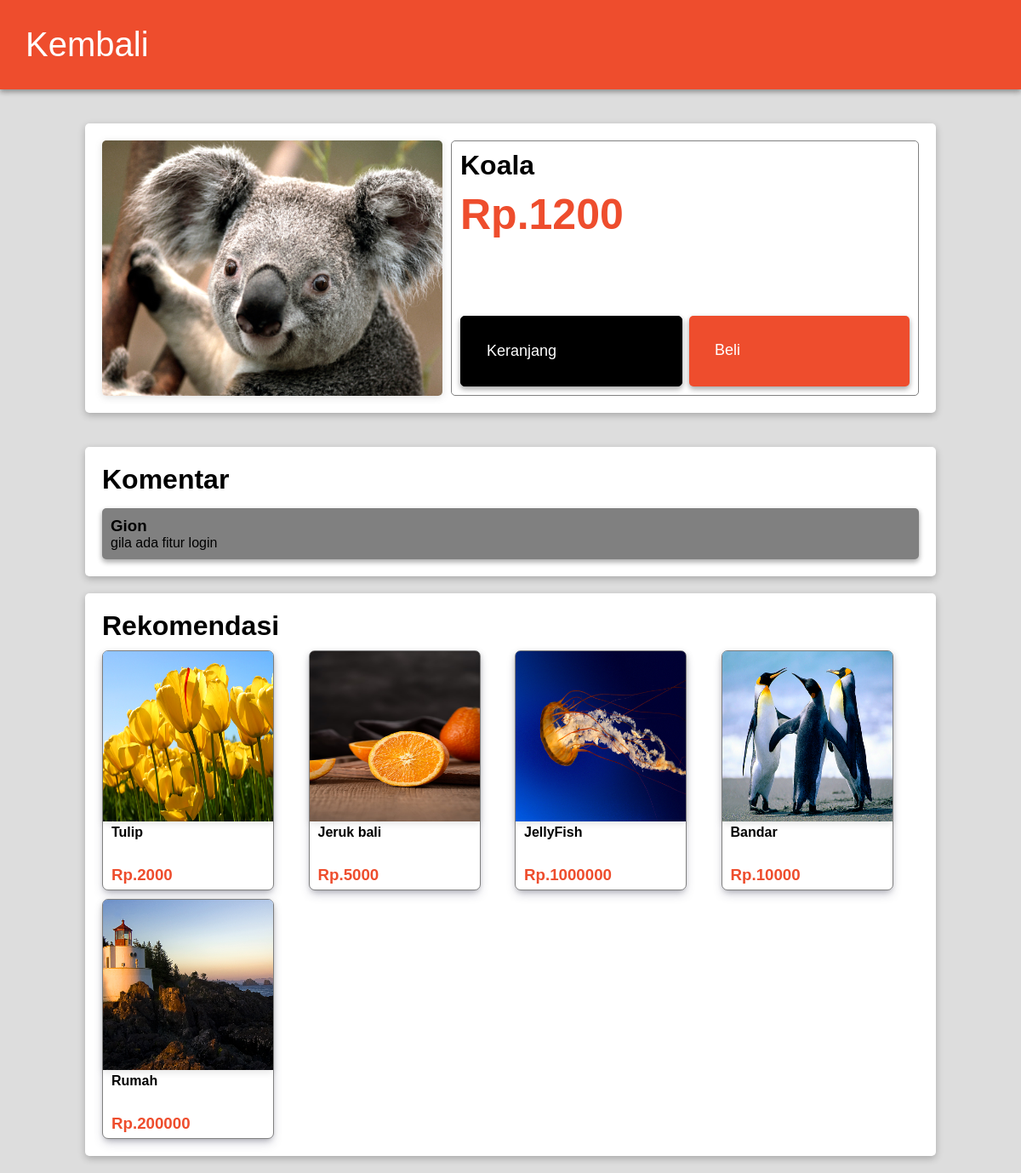
The page /produk.php?id=60 on the database as committed earlier.
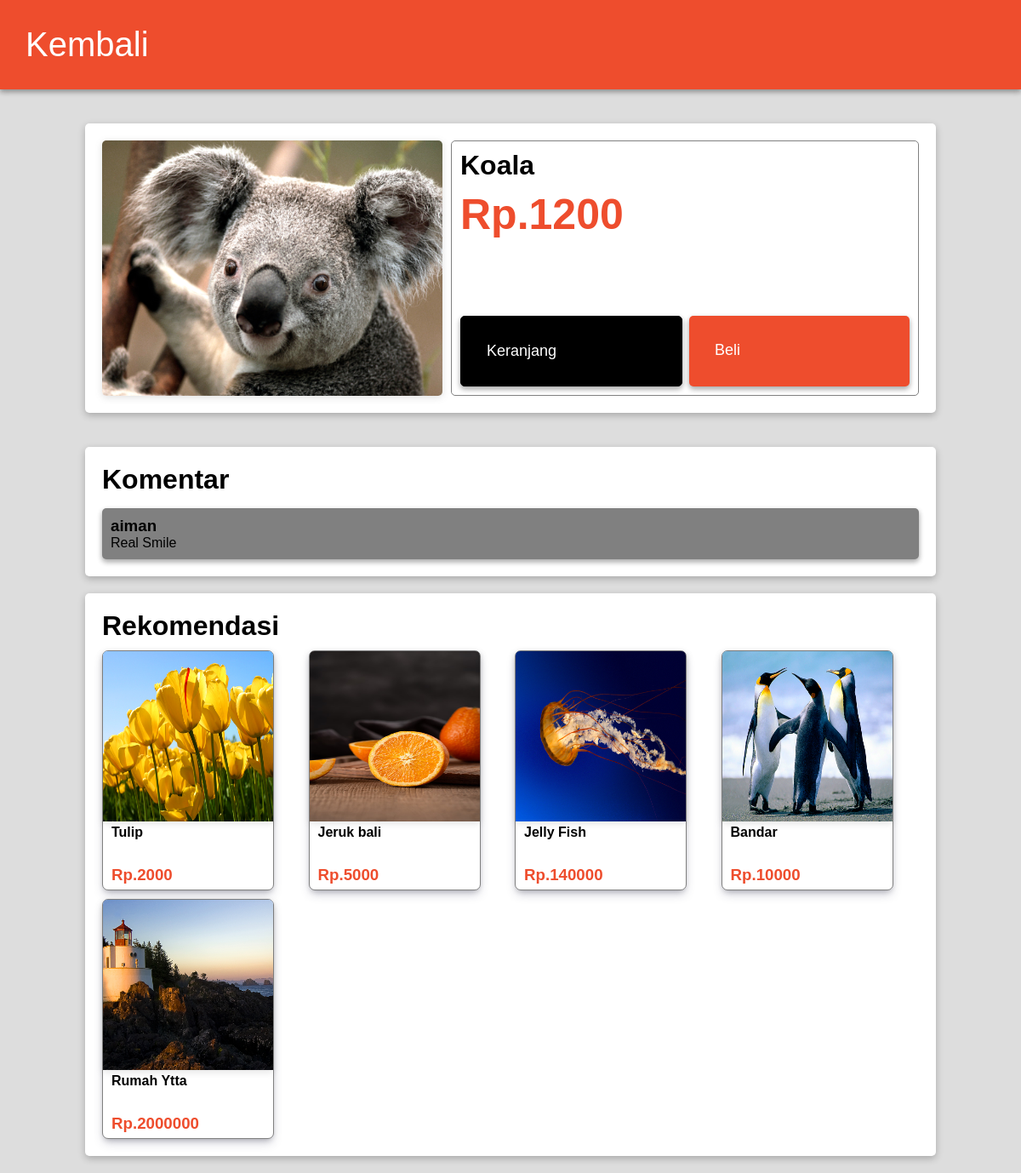
The same page on the database as committed later.
### tables this page shows
CREATE TABLE `produk` (
  `id` int(11) NOT NULL,
  `produk` varchar(50) DEFAULT NULL,
  `keterangan` varchar(200) DEFAULT NULL,
  `harga` int(11) DEFAULT NULL,
  `img` varchar(50) DEFAULT NULL,
  `id_komen` varchar(50) DEFAULT NULL,
  `kategori` varchar(50) DEFAULT NULL
);

CREATE TABLE `komentar_60` (
  `id` int(11) NOT NULL,
  `nama` varchar(50) DEFAULT NULL,
  `komentar` varchar(150) DEFAULT NULL
);

### fungsi.php (called while the page is built, shortened)
<?php
$conn = mysqli_connect('localhost','root','','shop');
function ambil($query){
    global $conn;
    $result = mysqli_query($conn,$query);
    $rows = [];
    while($row = mysqli_fetch_assoc($result) ){
        $rows[] = $row;
    }
    return $rows;
}
?>

### produk.php (the view, shortened to what this page needs)
<?php
    require "fungsi.php";
    $id = $_GET["id"];
    $produk = ambil("SELECT * FROM produk WHERE id = $id")[0];
    $id_komen = $produk["id_komen"];
    $komentar = ambil("SELECT * FROM komentar_$id_komen");
    $produk_rekomendasi = ambil("SELECT * FROM produk ORDER BY RAND() LIMIT 5");
?>
<!DOCTYPE html>
<html lang="en">
<head>
    <link rel="stylesheet" href="css/produk.css">
</head>
<body>
  <div class="navbar">
        <a href="index.php"><h1>Kembali</h1></a>
    </div>
    <div class="produk">
        <img src="img/<?= $produk["img"] ?>" alt="jeruk">
        <div class="penjualan">
            <div class="list_produk">
                <h1 class="judul"><?= $produk["produk"] ?></h1>
                <h1 class="harga">Rp.<?= $produk["harga"] ?></h1>
            </div>
            <div class="list_akhir">
                <div  class="tombol_keranjang"><a href="#">Keranjang</a></div>
                <div  class="tombol_beli"><a href="#">Beli</a></div>
            </div>
        </div>
    </div>
    <div class="komentar">
        <div class="list_komentar">
            <div class="kiri"><h1>Komentar</h1></div>
        </div>
        <ul class="isi_komentar">
            <?php foreach($komentar as $komen) : ?>
            <li>
                <div class="atas">
                    <div class="kiri"><h3><?= $komen["nama"] ?></h3></div>
                </div>
                <p><?= $komen["komentar"] ?></p>
            </li>
            <?php endforeach ; ?>
        </ul>
    </div>
    <div class="kelompok">
        <h1>Rekomendasi</h1>
        <ul class="random">
        <?php foreach($produk_rekomendasi as $produk_random) : ?>
            <li>
                <div class="random_isi">
                    <a href="produk.php?id=<?= $produk_random["id"] ?>">
                        <img src="img/<?= $produk_random["img"] ?>">
                        <h4 ><?= $produk_random["produk"] ?></h4>
                        <h3>Rp.<?= $produk_random["harga"] ?></h3>
                    </a>
                </div>
            </li>
        <?php endforeach ; ?>
        </ul>
    </div>
</body>
</html>

### css/produk.css (style rules this page uses)
* { margin:0; padding: 0; }
body { font-family: sans-serif; background-color: #ddd; }
li { list-style: none; box-shadow: rgba(0, 0, 0, 0.16) 0px 3px 6px, rgba(0, 0, 0, 0.23) 0px 3px 6px; }
a { text-decoration: none; }
img { width: 400px; border-radius: 5px; box-shadow: rgba(99, 99, 99, 0.2) 0px 2px 8px 0px; }
.navbar { display: flex; padding: 30px; background-color: #ee4d2d; box-shadow: rgba(0, 0, 0, 0.16) 0px 3px 6px, rgba(0, 0, 0, 0.23) 0px 3px 6px; align-items: center; justify-content: space-between; color: white; }
.navbar h1 { font-weight: 100; }
.navbar a { color: white; font-size: 20px; }
.produk { display: flex; margin: 40px auto; width: 80%; background-color: white; border-radius: 5px; padding: 20px; box-shadow: rgba(0, 0, 0, 0.24) 0px 3px 8px; }
.penjualan { border: 1px solid gray; border-radius: 5px; display: flex; flex-direction: column; justify-content: space-between; margin-left: 10px; width: 100%; }
.list_produk h1 { margin-top: 10px; margin-left: 10px; }
.list_produk h1.harga { font-size: 50px; color: #ee4d2d; }
.list_akhir { margin-bottom: 10px; display: flex; justify-content: center; }
.list_akhir a { color: white; }
.list_akhir .tombol_beli { font-size: 18px; background-color: #ee4d2d; box-shadow: rgba(0, 0, 0, 0.16) 0px 3px 6px, rgba(0, 0, 0, 0.23) 0px 3px 6px; width: 50%; margin-right: 10px; border-radius: 5px; padding: 30px; }
.list_akhir .tombol_keranjang { font-size: 18px; width: 50%; padding: 30px; margin-right: 8px; margin-left: 10px; border: 1px solid black; border-radius: 5px; background-color: black; box-shadow: rgba(0, 0, 0, 0.16) 0px 3px 6px, rgba(0, 0, 0, 0.23) 0px 3px 6px; }
.komentar { width: 80%; margin: 0px auto; background-color: white; border-radius: 5px; padding: 20px; margin-bottom: 20px; box-shadow: rgba(0, 0, 0, 0.24) 0px 3px 8px; }
.list_komentar { display: flex; justify-content: space-between; align-items: center; }
ul.isi_komentar { margin-top: 15px; }
ul.isi_komentar li { margin-top: 15px; padding: 10px; border-radius: 5px; background-color: gray; }
ul.isi_komentar li .atas { display: flex; justify-content: space-between; align-items: center; }
.kelompok { width: 80%; background-color: white; border-radius: 5px; box-shadow: rgba(0, 0, 0, 0.24) 0px 3px 8px; margin: 20px auto; padding: 20px; }
.kelompok h1 { margin-bottom: 10px; }
.random { display: grid; gap:10px; grid-template-columns: repeat(auto-fill,minmax(200px, 1fr)); }
.random li { box-shadow: none; }
.random_isi { background-color: white; border: 1px solid gray; box-shadow: rgba(50, 50, 93, 0.25) 0px 6px 12px -2px, rgba(0, 0, 0, 0.3) 0px 3px 7px -3px; border-radius: 7px; width: 200px; height: 280px; }
.random_isi a img { border-radius: 5px 5px 0 0; width: 200px; height: 200px; }
.random_isi a h4 { margin-left: 10px; color: black; }
.random_isi a h3 { margin-top: 30px; margin-left: 10px; color :#ee4d2d; }

Rows that differ between the two databases and show on the page:
removed komentar_60: nama "Gion", komentar "gila ada fitur login"
added komentar_60: nama "aiman", komentar "Real Smile"
changed produk: produk "JellyFish" → "Jelly Fish"; harga "1000000" → "140000"
changed produk: produk "Rumah" → "Rumah Ytta"; harga "200000" → "2000000"
